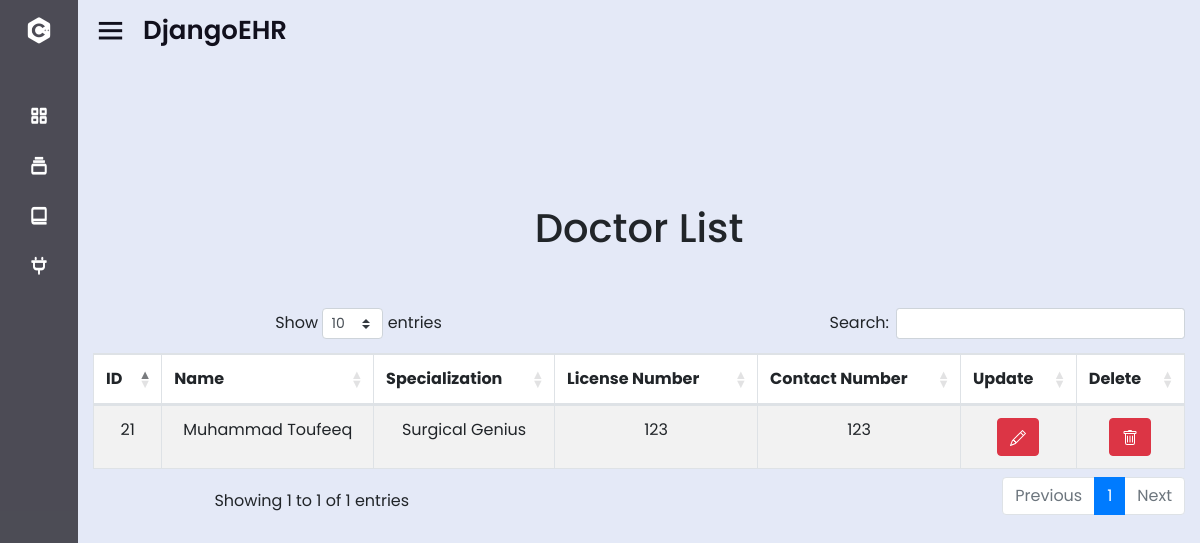
/doctorlist/, run on the app's committed database.
### patient/models.py (models this page shows, shortened)
class Doctor(models.Model):
    id = models.AutoField(primary_key=True)  # Add an auto-generated and auto-incremented ID field
    name = models.CharField(max_length=100, null=True, blank=True)
    gender = models.CharField(max_length=100, null=True, blank=True)
    specialization = models.CharField(max_length=100, null=True, blank=True)
    license_number = models.CharField(max_length=50, null=True, blank=True)
    contact_number = models.CharField(max_length=20, null=True, blank=True)
    bio = models.TextField(null=True, blank=True)
    hospital = models.OneToOneField(Hospital, on_delete=models.CASCADE, null=True, blank=True)

### patient/views.py (the view)
# urls.py: path("doctorlist/", views.doctorlist, name="doctorlist"),
def doctorlist(request):
    if request.method == "POST":
        form = DoctorForm(request.POST, instance=image)
        if form.is_valid():
            form.save()
    else:
        form = DoctorForm()
    information = Doctor.objects.all()
    return render(request, "patient/doctorlist.html", {"information":information, "form":form})

### patient/forms.py
class DoctorForm(forms.ModelForm):
    name = forms.CharField()
    specialization = forms.CharField()
    license_number = forms.IntegerField()
    contact_number = forms.IntegerField()
    class Meta:
        model = Doctor
        fields = ["name", "specialization" , "license_number","contact_number" ]

### patient/templates/patient/doctorlist.html (shortened to what this page needs)
{% extends "patient/base.html" %}
{%load static%}
{% block content %}
{% load crispy_forms_tags %}
<link rel="stylesheet" href="https://cdn.jsdelivr.net/npm/bootstrap@5.3.0/dist/css/bootstrap.min.css">
<link href="{% static 'css/jquery.toast.css' %}" rel="stylesheet">
<link href="https://cdnjs.cloudflare.com/ajax/libs/twitter-bootstrap/4.5.2/css/bootstrap.css" rel="stylesheet"/>
<link href="https://cdn.datatables.net/1.13.6/css/dataTables.bootstrap4.min.css" rel="stylesheet"/>
<br>
<br>
<br>
<br>
<br>
<br>
<div class="container" style="text-align:center">
    <h1>Doctor List</h1>
    <br>
    <br>
    <table id="example" class="table table-striped table-bordered" style="width:100%">
        <thead>
            <tr style="text-align:center">
                <th>ID</th>
                <th>Name</th>
                <th>Specialization</th>
                <th>License Number</th>
                <th>Contact Number</th>
                <th>Update</th>
                <th>Delete</th>
            </tr>
        </thead>
        <tbody>
            {% for x in information %}
            <tr>
                <td>{{ x.id }}</td>
                <td>{{ x.name }}</td>
                <td>{{ x.specialization }}</td>
                <td>{{ x.license_number }}</td>
                <td>{{ x.contact_number }}</td>
                <td>
                    <a href="javascript:void(0)" class="btn btn-danger edit-button" data-id="{{ x.id }}" data-toggle="modal" data-target="#updateDoctorModal">
                    </a>
                </td>
                <td>
                    <a href="delete/{{ x.id }}" class="btn btn-danger" id="deleteBtn{{ x.id }}">
                    </a>
                </td>
            </tr>
            {% endfor %}
        </tbody>
    </table>
</div>
{% endblock %}

### data on the page
Doctor: id "21", name "Muhammad Toufeeq", specialization "Surgical Genius", license_number "123", contact_number "123"
